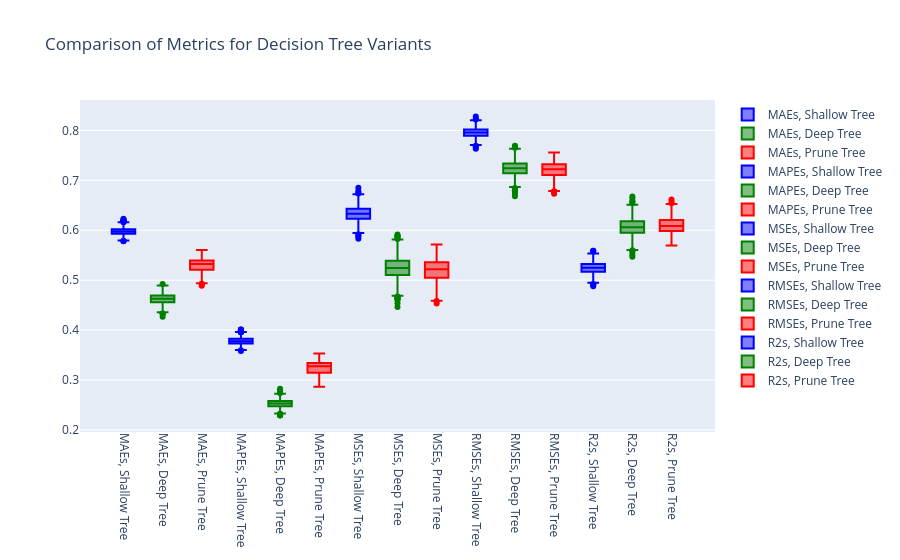

The notebook cell this image was saved under:
### Code cell
_trace_maes_shallow = go.Box(y=maes_shallow, name='MAEs, Shallow Tree', marker_color='blue', width=0.6)
_trace_maes_deep = go.Box(y=maes_deep, name='MAEs, Deep Tree', marker_color='green', width=0.6)
_trace_maes_prune = go.Box(y=maes_prune, name='MAEs, Prune Tree', marker_color='red', width=0.6)
_trace_mapes_shallow = go.Box(y=mapes_shallow, name='MAPEs, Shallow Tree', marker_color='blue', width=0.6)
_trace_mapes_deep = go.Box(y=mapes_deep, name='MAPEs, Deep Tree', marker_color='green', width=0.6)
_trace_mapes_prune = go.Box(y=mapes_prune, name='MAPEs, Prune Tree', marker_color='red', width=0.6)
_trace_mses_shallow = go.Box(y=mses_shallow, name='MSEs, Shallow Tree', marker_color='blue', width=0.6)
_trace_mses_deep = go.Box(y=mses_deep, name='MSEs, Deep Tree', marker_color='green', width=0.6)
_trace_mses_prune = go.Box(y=mses_prune, name='MSEs, Prune Tree', marker_color='red', width=0.6)
_trace_rmses_shallow = go.Box(y=rmses_shallow, name='RMSEs, Shallow Tree', marker_color='blue', width=0.6)
_trace_rmses_deep = go.Box(y=rmses_deep, name='RMSEs, Deep Tree', marker_color='green', width=0.6)
_trace_rmses_prune = go.Box(y=rmses_prune, name='RMSEs, Prune Tree', marker_color='red', width=0.6)
_trace_r2s_shallow = go.Box(y=r2s_shallow, name='R2s, Shallow Tree', marker_color='blue', width=0.6)
_trace_r2s_deep = go.Box(y=r2s_deep, name='R2s, Deep Tree', marker_color='green', width=0.6)
_trace_r2s_prune = go.Box(y=r2s_prune, name='R2s, Prune Tree', marker_color='red', width=0.6)

_data = [_trace_maes_shallow, _trace_maes_deep, _trace_maes_prune, _trace_mapes_shallow, _trace_mapes_deep, _trace_mapes_prune, _trace_mses_shallow, _trace_mses_deep, _trace_mses_prune, _trace_rmses_shallow, _trace_rmses_deep, _trace_rmses_prune, _trace_r2s_shallow, _trace_r2s_deep, _trace_r2s_prune]

_layout = go.Layout(
    title='Comparison of Metrics for Decision Tree Variants',
    boxmode='group',
    xaxis=dict(tickangle=90),
)

go.Figure(data=_data, layout=_layout)

### Figure 1 — Plotly figure (JSON) as saved in the notebook; plotly's stock layout.template omitted (floating-point values rounded to 4 significant figures; data arrays with more than 128 entries replaced by an {"elided": "..."} marker saying what was removed)
{"data": [{"marker": {"color": "blue"}, "name": "MAEs, Shallow Tree", "type": "box", "width": 0.6, "y": {"elided": "1000 float values"}}, {"marker": {"color": "green"}, "name": "MAEs, Deep Tree", "type": "box", "width": 0.6, "y": {"elided": "1000 float values"}}, {"marker": {"color": "red"}, "name": "MAEs, Prune Tree", "type": "box", "width": 0.6, "y": {"elided": "1000 float values"}}, {"marker": {"color": "blue"}, "name": "MAPEs, Shallow Tree", "type": "box", "width": 0.6, "y": {"elided": "1000 float values"}}, {"marker": {"color": "green"}, "name": "MAPEs, Deep Tree", "type": "box", "width": 0.6, "y": {"elided": "1000 float values"}}, {"marker": {"color": "red"}, "name": "MAPEs, Prune Tree", "type": "box", "width": 0.6, "y": {"elided": "1000 float values"}}, {"marker": {"color": "blue"}, "name": "MSEs, Shallow Tree", "type": "box", "width": 0.6, "y": {"elided": "1000 float values"}}, {"marker": {"color": "green"}, "name": "MSEs, Deep Tree", "type": "box", "width": 0.6, "y": {"elided": "1000 float values"}}, {"marker": {"color": "red"}, "name": "MSEs, Prune Tree", "type": "box", "width": 0.6, "y": {"elided": "1000 float values"}}, {"marker": {"color": "blue"}, "name": "RMSEs, Shallow Tree", "type": "box", "width": 0.6, "y": {"elided": "1000 float values"}}, {"marker": {"color": "green"}, "name": "RMSEs, Deep Tree", "type": "box", "width": 0.6, "y": {"elided": "1000 float values"}}, {"marker": {"color": "red"}, "name": "RMSEs, Prune Tree", "type": "box", "width": 0.6, "y": {"elided": "1000 float values"}}, {"marker": {"color": "blue"}, "name": "R2s, Shallow Tree", "type": "box", "width": 0.6, "y": {"elided": "1000 float values"}}, {"marker": {"color": "green"}, "name": "R2s, Deep Tree", "type": "box", "width": 0.6, "y": {"elided": "1000 float values"}}, {"marker": {"color": "red"}, "name": "R2s, Prune Tree", "type": "box", "width": 0.6, "y": {"elided": "1000 float values"}}], "layout": {"boxmode": "group", "title": {"text": "Comparison of Metrics for Decision Tree Variants"}, "xaxis": {"tickangle": 90}}}
